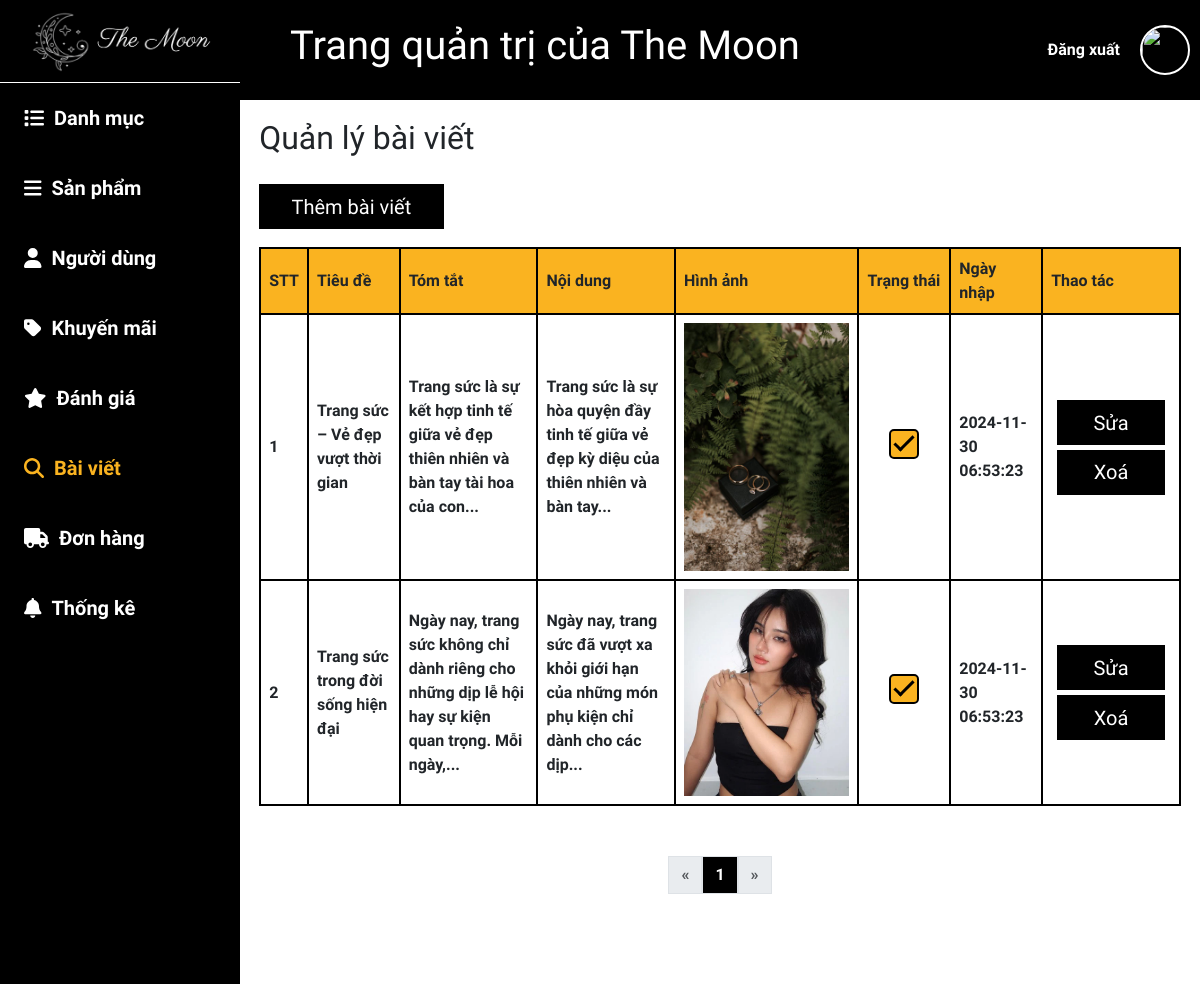
The page /admin/index.php?view=blog (signed in) on the database its author committed.
### tables this page shows
CREATE TABLE `bai_viet` (
  `id` int(11) NOT NULL COMMENT 'Mã bài viết',
  `tieu_de` varchar(255) NOT NULL COMMENT 'Tiêu đề bài viết',
  `tom_tat` text NOT NULL COMMENT 'Tóm tắt nội dung bài viết',
  `noi_dung` text NOT NULL COMMENT 'Nội dung bài viết',
  `hinh_anh` varchar(255) NOT NULL COMMENT 'Hình ảnh bài viết',
  `trang_thai` tinyint(1) NOT NULL DEFAULT 0 COMMENT 'Trạng thái bài viết',
  `ngay_nhap` timestamp NOT NULL DEFAULT current_timestamp() COMMENT 'Ngày nhập'
);

### admin/controller/InformationController.php (called while the page is built, shortened)
<?php
require_once('../app/model/InformationModel.php');
class InformationController
{
    private $data;
    private $information;
    function __construct()
    {
        $this->information = new InformationModel();
    }
    function renderview($view, $data = null)
    {
        $view = './view/' . $view . '.php';
        require_once $view;
    }
    function getAllBlog()
    {
        $currentPage = isset($_GET['page']) ? (int)$_GET['page'] : 1;
        $itemsPerPage = 9;
        $this->data['blog'] = $this->information->getAllBLog();
        $totalProducts = $this->information->getCountAllBlog();
        $totalPages = ceil($totalProducts / $itemsPerPage);
        $this->data['currentPage'] = $currentPage;
        $this->data['totalPages'] = $totalPages;
        $this->renderview('blog', $this->data);
    }
}

### app/model/database.php (called while the page is built, shortened)
<?php
class Database
{
  private $servername = "localhost";
  private $username = "root";
  private $password = "";
  private $dbname = "themoon";
  private $conn;
  private $stmt;
  public function __construct()
  {
    try {
      $this->conn = new PDO("mysql:host=$this->servername;dbname=$this->dbname;charset=utf8", $this->username, $this->password);
      $this->conn->setAttribute(PDO::ATTR_ERRMODE, PDO::ERRMODE_EXCEPTION);
    } catch (PDOException $e) {
      echo "Connection failed: " . $e->getMessage();
    }
  }
  function query($sql, $param = [])
  {
    $this->stmt = $this->conn->prepare($sql);
    $this->stmt->execute($param);
    return $this->stmt;
  }
  function getAll($sql, $param = [])
  {
    $stmt = $this->query($sql, $param);
    return $this->stmt->fetchAll(PDO::FETCH_ASSOC);
  }
}

### app/model/InformationModel.php (called while the page is built, shortened)
<?php
class InformationModel{
    private $db;
    function __construct(){
        $this->db = new Database();
    }
    function getAllBLog(){
        $sql = "SELECT * FROM bai_viet";
        return $this->db->getAll($sql);
    }
}

### admin/view/blog.php (the view, shortened to what this page needs)
<div class="main-table">
  <h2>Quản lý bài viết</h2>
  <a href="index.php?view=addblog"><button>Thêm bài viết</button></a>
  <table>
    <thead>
      <tr>
        <th style="width: 5%;">STT</th>
        <th style="width: 10%;">Tiêu đề</th>
        <th style="width: 15%;">Tóm tắt</th>
        <th style="width: 15%;">Nội dung</th>
        <th style="width: 20%;">Hình ảnh</th>
        <th style="width: 10%;">Trạng thái</th>
        <th style="width: 10%;">Ngày nhập</th>
        <th style="width: 15%;">Thao tác</th>
      </tr>
    </thead>
    <tbody>
      <?php
      $listblog = $data['blog'];
      for ($i = 0; $i < count($listblog); $i++) {
      ?>
        <tr>
          <td><?= $i + 1 ?></td>
          <td><?= $listblog[$i]['tieu_de'] ?></td>
          <td><?= subword($listblog[$i]['tom_tat'], 20) ?></td>
          <td><?= subword($listblog[$i]['noi_dung'], 20) ?></td>
          <td><img width="100%" src="../img/<?= $listblog[$i]['hinh_anh'] ?>" alt=""></td>
          <td style="text-align: center;">
            <span class="custom-checkbox"></span>
          </td>
          <td><?= $listblog[$i]['ngay_nhap'] ?></td>
          <td class="button">
            <a href="index.php?view=editblog&id=<?= $listblog[$i]['id'] ?>"><button>Sửa</button></a>
            <a href="index.php?view=del_blog&id=<?= $listblog[$i]['id'] ?>"><button>Xoá</button></a>
          </td>
        </tr>
      <?php }; ?>
    </tbody>
  </table>
  <div id="page">
    <nav aria-label="Page navigation example">
      <ul class="pagination justify-content-center">
        <?php
        $currentPage = $data['currentPage'];
        ?>
        <li class="page-listblog <?php echo ($currentPage == 1) ? 'disabled' : ''; ?>">
          <a class="page-link" href="?view=blog&page=<?php echo 1; ?>" aria-label="Previous">
            <span aria-hidden="true">&laquo;</span>
          </a>
        </li>
        <?php
        $totalPages = $data['totalPages'];
        for ($i = 1; $i <= $totalPages; $i++) :
        ?>
          <li class="page-listblog ">
            <a class="page-link <?php echo ($currentPage == $i) ? 'active-check' : ''; ?>" href="?view=blog&page=<?php echo $i; ?>"><?php echo $i; ?></a>
          </li>
        <?php endfor; ?>
        <li class="page-listblog <?php echo ($currentPage == $totalPages) ? 'disabled' : ''; ?>">
          <a class="page-link" href="?view=blog&page=<?php echo $totalPages; ?>" aria-label="Next">
            <span aria-hidden="true">&raquo;</span>
          </a>
        </li>
      </ul>
    </nav>
  </div>
</div>
</main>
</div>
</body>
</html>

### public/css/admin.css (style rules this page uses)
body { width: 100%; height: 1000px; margin: 0; }
nav { width: 100%; height: 100px; display: flex; justify-content: space-between; background-color: black; color: white; align-items: center; }
nav a { text-decoration: none; color: white; }
main .main-table { margin: 2%; }
main .main-table button { margin: 2% 0; height: 45px; width: 20%; font-size: 20px; border: none; background-color: black; color: white; }
main table { border-collapse: collapse; border: 2px solid black; max-width: 100%; width: 100%; height: 100%; }
main td, main th { border: 2px solid black; padding: 8px; text-align: left; }
main th { background-color: #fab320; font-weight: bold; }
.button { text-align: center; }
main .main-table table button { width: 90%; }
#page nav { margin-top: 50px; background-color: white; text-align: center; display: flex; flex-direction: column; }
#page .active-check { background-color: black; color: white; }
.custom-checkbox { display: inline-block; width: 30px; height: 30px; background-color: #fff; border: 2px solid #333; border-radius: 5px; position: relative; cursor: pointer; }
input[type="checkbox"]:checked + .custom-checkbox { background-color: #fab320; border-color: black; }
input[type="checkbox"]:checked + .custom-checkbox::after { content: ''; position: absolute; left: 8px; width: 10px; height: 20px; border: solid black; border-width: 0 3px 3px 0; transform: rotate(45deg); }

### rows shown on the page
bai_viet: tieu_de "Trang sức – Vẻ đẹp vượt thời gian", tom_tat "Trang sức là sự kết hợp tinh tế giữa vẻ đẹp thiên nhiên và bàn tay tài hoa của con...", noi_dung "Trang sức là sự hòa quyện đầy tinh tế giữa vẻ đẹp kỳ diệu của thiên nhiên và bàn tay...", hinh_anh (picture), ngay_nhap "2024-11-30 06:53:23"
bai_viet: tieu_de "Trang sức trong đời sống hiện đại", tom_tat "Ngày nay, trang sức không chỉ dành riêng cho những dịp lễ hội hay sự kiện quan trọng. Mỗi ngày,...", noi_dung "Ngày nay, trang sức đã vượt xa khỏi giới hạn của những món phụ kiện chỉ dành cho các dịp...", hinh_anh (picture), ngay_nhap "2024-11-30 06:53:23"
